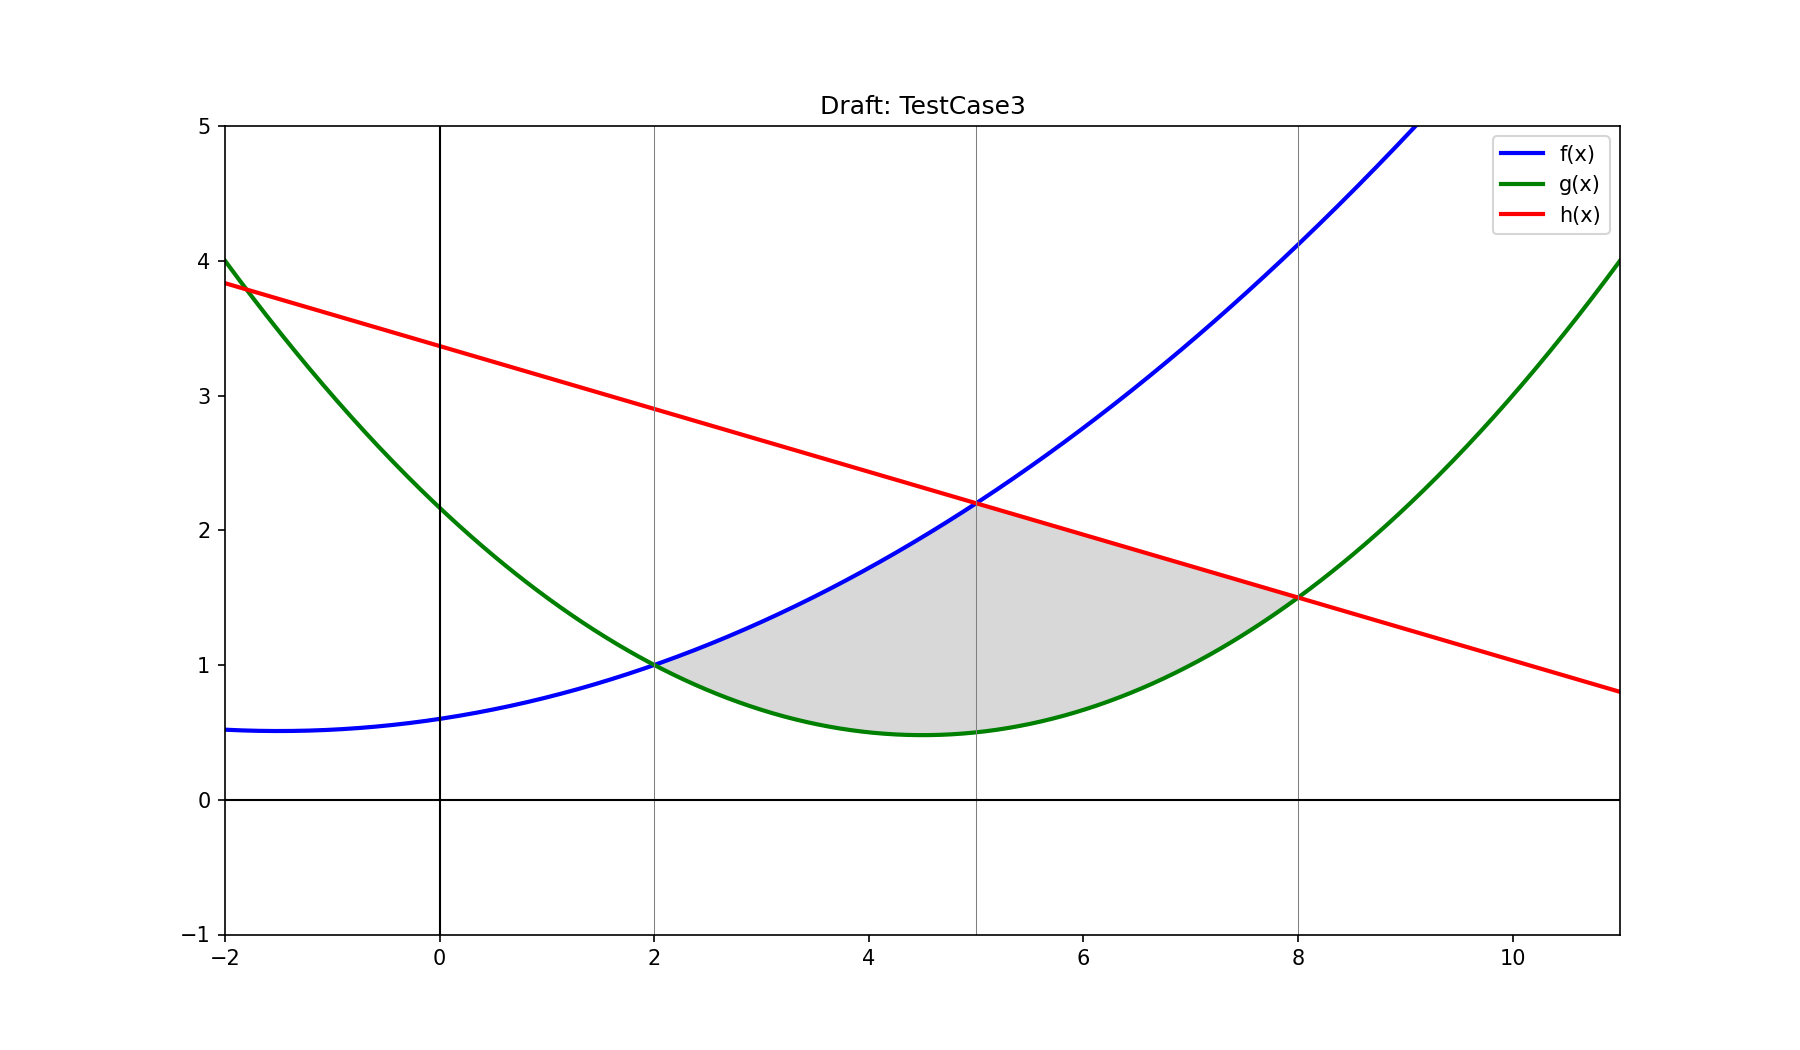

This chart was generated by the following Python code:
import matplotlib.pyplot as plt
import numpy as np

# Analyzing the image:
# - f(x) blue: increasing, concave up on left side, starts below x-axis far left,
#   goes through origin area, rises steeply to upper right
#   Looks like a quadratic or cubic. At x=a (~2), f(a) is moderate (intersects g(x)).
#   At x=b (~4.5), f crosses h(x). At x=c (~7), f is high.
#
# - h(x) red: decreasing, starts high left, crosses f at ~x=b, ends moderate right
#   Looks like a decreasing function, concave shape
#   At x=c, h(x) = g(x) (they intersect at x=c)
#
# - g(x) green: starts high left, dips down to minimum around x=b, rises on right
#   U-shaped, concave up. Intersects f(x) at x=a, intersects h(x) at x=c
#
# Gray region: between the "upper envelope" of {f,h} and g(x), from x=a to x=c
# More precisely: from x=a to x=b, the top boundary is f(x) and bottom is g(x)
#   Wait, looking more carefully: at x=a, f=g (they intersect), and between a and b,
#   f(x) is above g(x). But h(x) is even higher until it crosses f at b.
#   The shaded region appears to be bounded above by min(f,h) or rather:
#   Actually looking again: the gray region is bounded:
#   - Above: by h(x) from a to ~b, then by f(x) from ~b to c? No...
#   Actually re-examining: the shaded area seems to be between the upper curves
#   and g(x). Let me look more carefully.
#
# At x=a: f(a) = g(a), h(a) is above both
# At x=b: f(b) = h(b), g(b) is below both
# At x=c: h(c) = g(c), f(c) is above both
#
# The shaded region is bounded:
# - From x=a to x=b: above by f(x), below by g(x) [f crosses g at a, f above g in between]
#   Wait no -- looking at the image again, h(x) is ABOVE f(x) from a to b.
#   The gray area seems to cover the region between the top curve and g(x).
#   But actually the shading looks like it's between f and g from a to b,
#   then between h and g from b to c. Actually that doesn't work either because
#   at b, f=h, and the shaded region is continuous.
#
# Let me just try: shaded region = area between max(f,h) on top... no.
# Actually looking at the image more carefully:
# The gray region looks like it's between f(x) on top (from a to b) and g(x) on bottom,
# then h(x) on top (from b to c) and g(x) on bottom. But wait, at x=a, f=g so the
# region starts as a point. And at x=c, h=g so it ends as a point. Between a and c,
# the "upper boundary" is whichever of f,h is relevant (they cross at b).
#
# Actually NO. Looking once more: between a and c, BOTH f and h are above g.
# The shaded region seems bounded above by the LOWER of f and h (i.e., min(f,h))
# and below by g. This makes sense:
# - At a: f=g, so region starts (min(f,h)=f=g)
# - a to b: f < h, so top is f, bottom is g
# - At b: f=h
# - b to c: h < f, so top is h, bottom is g
# - At c: h=g, so region ends
#
# This gives a nice lens/leaf shape for the shaded region!

# Let me set up coordinates: a=2, b=5, c=8
a, b, c = 2, 5, 8

x = np.linspace(-1, 10, 500)

# f(x): increasing, starts low, ends high
# Let's try f(x) = 0.08*(x-1)^2 + 0.3 shifted so it works
# Actually let's think about the constraints:
# f(a)=g(a), f(b)=h(b), f increases throughout

# g(x): U-shaped, minimum around x=b area
# g(a)=f(a), g(c)=h(c)

# h(x): decreasing from upper left to lower right
# h(b)=f(b), h(c)=g(c)

# Let me try simple functions:
# f(x) = 0.15*x^2 - 0.5*x + 1  (quadratic, opening up, increasing for x>~1.7)
# But we need f to be increasing in [a,c] and look like a smooth increasing curve.

# Let me try:
# f(x) = 0.1*(x-0)^2  -- simple parabola
# At x=2: f=0.4, at x=5: f=2.5, at x=8: f=6.4 -- too steep

# f(x) = 0.05*x^2 + 0.1*x - 0.5
# At x=2: 0.2+0.2-0.5=-0.1, at x=5: 1.25+0.5-0.5=1.25, at x=8: 3.2+0.8-0.5=3.5

# Let me just pick nice values and work backward.
# Target: at x=a=2, f=g=~1.0
#          at x=b=5, f=h=~2.5
#          at x=c=8, f=~4.0 (high)
# g(x) U-shaped: g(2)=1.0, g(min~5)=~0.5, g(8)=1.5
# h(x) decreasing: h(2)=~3.5, h(5)=2.5, h(8)=1.5

# f(x): increasing function through (2,1) and (5,2.5)
# slope = 1.5/3 = 0.5 -- could be linear but image shows curvature
# Let's try f(x) = a*x^2 + b*x + c
# f(2) = 1, f(5) = 2.5
# Make it slightly concave: f(x) = 0.05*x^2 + 0.2*x + 0.2
# f(2) = 0.2+0.4+0.2 = 0.8   close
# f(5) = 1.25+1.0+0.2 = 2.45  close
# f(8) = 3.2+1.6+0.2 = 5.0

# g(x): U-shaped, minimum around x=5
# g(x) = 0.1*(x-5)^2 + 0.3
# g(2) = 0.9+0.3 = 1.2  -- want ~1.0
# g(5) = 0.3
# g(8) = 0.9+0.3 = 1.2 -- want ~1.5

# Let me adjust: g(x) = 0.08*(x-4.5)^2 + 0.3 + 0.05*x
# g(2) = 0.08*6.25+0.3+0.1 = 0.5+0.3+0.1 = 0.9
# g(5) = 0.08*0.25+0.3+0.25 = 0.02+0.3+0.25 = 0.57
# g(8) = 0.08*12.25+0.3+0.4 = 0.98+0.3+0.4 = 1.68

# h(x): decreasing from left to right
# h(x) = -0.3*x + 3.5
# h(2) = 2.9, h(5) = 2.0, h(8) = 1.1 -- but we need h(5)=f(5) and h(8)=g(8)

# Let me reconsider and set exact intersection constraints.
# Let's say:
# At x=a=2: f(2) = g(2) = val1
# At x=b=5: f(5) = h(5) = val2
# At x=c=8: h(8) = g(8) = val3

# Choose: val1 = 1.0, val2 = 2.2, val3 = 1.5

# f(x): passes through (2, 1.0) and (5, 2.2), increasing, slightly concave up
# Try f(x) = A*(x-1) for simplicity? f(2)=A, f(5)=4A -> 4A=2.2 -> A=0.55 -> f(2)=0.55 no.
# Try f(x) = 0.06*x^2 + 0.16*x + 0.2
# f(2) = 0.24+0.32+0.2 = 0.76   not quite 1.0
# f(x) = 0.06*x^2 + 0.2*x + 0.12
# f(2) = 0.24+0.4+0.12 = 0.76   hmm
# f(x) = 0.08*x^2 + 0.1*x + 0.32
# f(2) = 0.32+0.2+0.32 = 0.84
# f(x) = 0.1*x^2 + 0*x + 0.6
# f(2) = 0.4+0.6 = 1.0    YES
# f(5) = 2.5+0.6 = 3.1    too high, want 2.2

# OK let me use exact constraints.
# f(x) = ax^2 + bx + c, f(2)=1.0, f(5)=2.2
# 4a+2b+c = 1.0
# 25a+5b+c = 2.2
# -> 21a+3b = 1.2 -> 7a+b = 0.4
# Choose a=0.04: b=0.4-0.28=0.12, c=1.0-0.16-0.24=0.6
# f(x)=0.04x^2+0.12x+0.6
# f(2)=0.16+0.24+0.6=1.0 YES
# f(5)=1.0+0.6+0.6=2.2 YES
# f(8)=2.56+0.96+0.6=4.12
# f(0)=0.6, f(-1)=0.04-0.12+0.6=0.52

# g(x): U-shaped, g(2)=1.0, g(8)=1.5, minimum around x=4-5
# g(x) = a(x-x0)^2 + g_min
# Symmetric would give x0=5, but we want g(2)>g(5) and g(8)>g(5) with g(8)>g(2)
# So minimum slightly left of center.
# g(x) = a(x-x0)^2 + d*x + e
# Or: g(x) = a*x^2 + b*x + c
# g(2)=1.0, g(8)=1.5
# 4a+2b+c=1.0, 64a+8b+c=1.5
# -> 60a+6b=0.5 -> 10a+b=1/12
# Choose vertex near x=4.5: vertex at x=-b/(2a)=4.5 -> b=-9a
# 10a-9a=1/12 -> a=1/12=0.0833
# b=-9/12=-0.75
# c=1.0-4(1/12)-2(-0.75)=1.0-1/3+1.5=2.167
# g(x)=0.0833x^2 - 0.75x + 2.167
# g(2)=0.333-1.5+2.167=1.0 YES
# g(5)=2.083-3.75+2.167=0.5
# g(8)=5.333-6.0+2.167=1.5 YES
# g(0)=2.167

# h(x): decreasing, h(5)=2.2, h(8)=1.5
# Could be linear or slightly curved
# Linear: h(x) = -0.233x + 3.367
# h(2) = -0.467+3.367 = 2.9
# h(5) = -1.167+3.367 = 2.2 YES
# h(8) = -1.867+3.367 = 1.5 YES
# But the image shows h(x) as curved (concave down). Let's add slight curvature.
# h(x) = ax^2 + bx + c, h(5)=2.2, h(8)=1.5
# Make it concave down: a<0
# Choose a=-0.02:
# 25(-0.02)+5b+c=2.2 -> 5b+c=2.7
# 64(-0.02)+8b+c=1.5 -> 8b+c=2.78
# -> 3b=0.08 -> b=0.0267, c=2.7-0.133=2.567
# h(x) = -0.02x^2 + 0.0267x + 2.567
# h(2) = -0.08+0.053+2.567 = 2.54
# h(5) = -0.5+0.133+2.567 = 2.2 YES
# h(8) = -1.28+0.213+2.567 = 1.5 YES
# h(0) = 2.567
# h(-1) = -0.02-0.0267+2.567 = 2.52  -- should be higher on left
# This doesn't decrease steeply enough from left.

# Let me try a steeper curve for h:
# h(x) = -0.04x^2 + 0.12x + 2.52
# h(2) = -0.16+0.24+2.52 = 2.6
# h(5) = -1.0+0.6+2.52 = 2.12  want 2.2
# Adjust: h(x) = -0.04x^2 + bx + c
# h(5) = -1.0+5b+c = 2.2 -> 5b+c=3.2
# h(8) = -2.56+8b+c = 1.5 -> 8b+c=4.06
# 3b=0.86 -> b=0.287, c=3.2-1.433=1.767
# h(x) = -0.04x^2+0.287x+1.767
# h(2) = -0.16+0.573+1.767 = 2.18
# h(0) = 1.767
# h(-1) = -0.04-0.287+1.767 = 1.44 -- this goes DOWN to left, bad
# The concavity is wrong with a<0 for getting a high value on the left.

# For h to start high on the left and decrease, with concave shape as in image:
# Actually looking at the image again, h appears to be a gentle S or just a smooth
# decreasing curve. Let me try a gentler approach.
# h(x) = -0.3x + 3.7  (linear first, can curve later in TikZ)
# h(2) = 3.1, h(5) = 2.2, h(8) = 1.3
# But we need h(8) = g(8) = 1.5
# h(x) = slope*(x) + intercept
# h(5)=2.2, h(8)=1.5: slope = (1.5-2.2)/(8-5) = -0.233
# h(x) = -0.233x + 3.367
# h(2) = 2.9

# For the image, h seems to flatten as it goes right (concave up for decreasing)
# Try: h(x) = A/x + B or h(x) = A*exp(-kx) + B
# h(5) = 2.2, h(8) = 1.5
# A*exp(-5k)+B = 2.2, A*exp(-8k)+B = 1.5
# Try k=0.1: A*(e^-0.5)+B=2.2, A*(e^-0.8)+B=1.5
# A*(0.6065-0.4493) = 0.7 -> A=4.45
# B=2.2-4.45*0.6065=2.2-2.7=-0.5
# h(x) = 4.45*exp(-0.1x) - 0.5
# h(2) = 4.45*exp(-0.2)-0.5 = 4.45*0.8187-0.5 = 3.14
# h(0) = 4.45-0.5 = 3.95
# h(-1) = 4.45*exp(0.1)-0.5 = 4.45*1.105-0.5 = 4.42  good, high on left

# OK this is getting complex. Let me just pick nice simple functions and plot them.

fig, ax = plt.subplots(1, 1, figsize=(12, 7))

x = np.linspace(-2, 11, 500)

# Simple approach: just define nice-looking curves
# f(x) = 0.04x^2 + 0.12x + 0.6
f = 0.04*x**2 + 0.12*x + 0.6

# g(x) = 0.0833x^2 - 0.75x + 2.167
g = (1/12)*x**2 - 0.75*x + 2.167

# h(x) = linear: -0.233x + 3.367
h_lin = -0.2333*x + 3.367

ax.plot(x, f, 'b-', linewidth=2, label='f(x)')
ax.plot(x, g, 'g-', linewidth=2, label='g(x)')
ax.plot(x, h_lin, 'r-', linewidth=2, label='h(x)')

# Mark intersection points
ax.axvline(x=2, color='gray', linewidth=0.5, linestyle='-')
ax.axvline(x=5, color='gray', linewidth=0.5, linestyle='-')
ax.axvline(x=8, color='gray', linewidth=0.5, linestyle='-')

# Shade between min(f,h) and g from x=a to x=c
x_shade = np.linspace(2, 8, 300)
f_shade = 0.04*x_shade**2 + 0.12*x_shade + 0.6
g_shade = (1/12)*x_shade**2 - 0.75*x_shade + 2.167
h_shade = -0.2333*x_shade + 3.367
upper = np.minimum(f_shade, h_shade)
ax.fill_between(x_shade, g_shade, upper, alpha=0.3, color='gray')

ax.axhline(y=0, color='k', linewidth=1)
ax.axvline(x=0, color='k', linewidth=1)
ax.set_xlim(-2, 11)
ax.set_ylim(-1, 5)
ax.legend()
ax.set_title('Draft: TestCase3')

plt.savefig('/Users/[user]/Desktop/MathThermoCourseLatex/TikzPlayground/TestCase3-opus/draft.png', dpi=150)
plt.close()
print("Draft saved.")

# Print key values
print(f"f(2)={0.04*4+0.12*2+0.6:.2f}, f(5)={0.04*25+0.12*5+0.6:.2f}, f(8)={0.04*64+0.12*8+0.6:.2f}")
print(f"g(2)={(1/12)*4-0.75*2+2.167:.2f}, g(5)={(1/12)*25-0.75*5+2.167:.2f}, g(8)={(1/12)*64-0.75*8+2.167:.2f}")
print(f"h(2)={-0.2333*2+3.367:.2f}, h(5)={-0.2333*5+3.367:.2f}, h(8)={-0.2333*8+3.367:.2f}")
